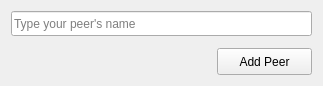
<?xml version="1.0" encoding="UTF-8"?>
<ui version="4.0">
 <class>FormAddPeer</class>
 <widget class="QWidget" name="FormAddPeer">
  <property name="geometry">
   <rect>
    <x>0</x>
    <y>0</y>
    <width>323</width>
    <height>84</height>
   </rect>
  </property>
  <property name="windowTitle">
   <string>Add Peer</string>
  </property>
  <property name="styleSheet">
   <string notr="true"/>
  </property>
  <layout class="QVBoxLayout" name="verticalLayout">
   <property name="spacing">
    <number>12</number>
   </property>
   <item>
    <widget class="QLineEdit" name="lineEdit">
     <property name="minimumSize">
      <size>
       <width>0</width>
       <height>25</height>
      </size>
     </property>
     <property name="placeholderText">
      <string>Type your peer's name</string>
     </property>
    </widget>
   </item>
   <item>
    <layout class="QHBoxLayout" name="horizontalLayout">
     <item>
      <spacer name="horizontalSpacer">
       <property name="orientation">
        <enum>Qt::Horizontal</enum>
       </property>
       <property name="sizeHint" stdset="0">
        <size>
         <width>40</width>
         <height>20</height>
        </size>
       </property>
      </spacer>
     </item>
     <item>
      <widget class="QPushButton" name="pushButton">
       <property name="sizePolicy">
        <sizepolicy hsizetype="Fixed" vsizetype="Fixed">
         <horstretch>0</horstretch>
         <verstretch>0</verstretch>
        </sizepolicy>
       </property>
       <property name="minimumSize">
        <size>
         <width>95</width>
         <height>27</height>
        </size>
       </property>
       <property name="text">
        <string>Add Peer</string>
       </property>
      </widget>
     </item>
    </layout>
   </item>
  </layout>
 </widget>
 <tabstops>
  <tabstop>pushButton</tabstop>
  <tabstop>lineEdit</tabstop>
 </tabstops>
 <resources/>
 <connections>
  <connection>
   <sender>pushButton</sender>
   <signal>clicked()</signal>
   <receiver>FormAddPeer</receiver>
   <slot>accept()</slot>
   <hints>
    <hint type="sourcelabel">
     <x>374</x>
     <y>110</y>
    </hint>
    <hint type="destinationlabel">
     <x>215</x>
     <y>66</y>
    </hint>
   </hints>
  </connection>
 </connections>
 <slots>
  <slot>accept()</slot>
 </slots>
</ui>
